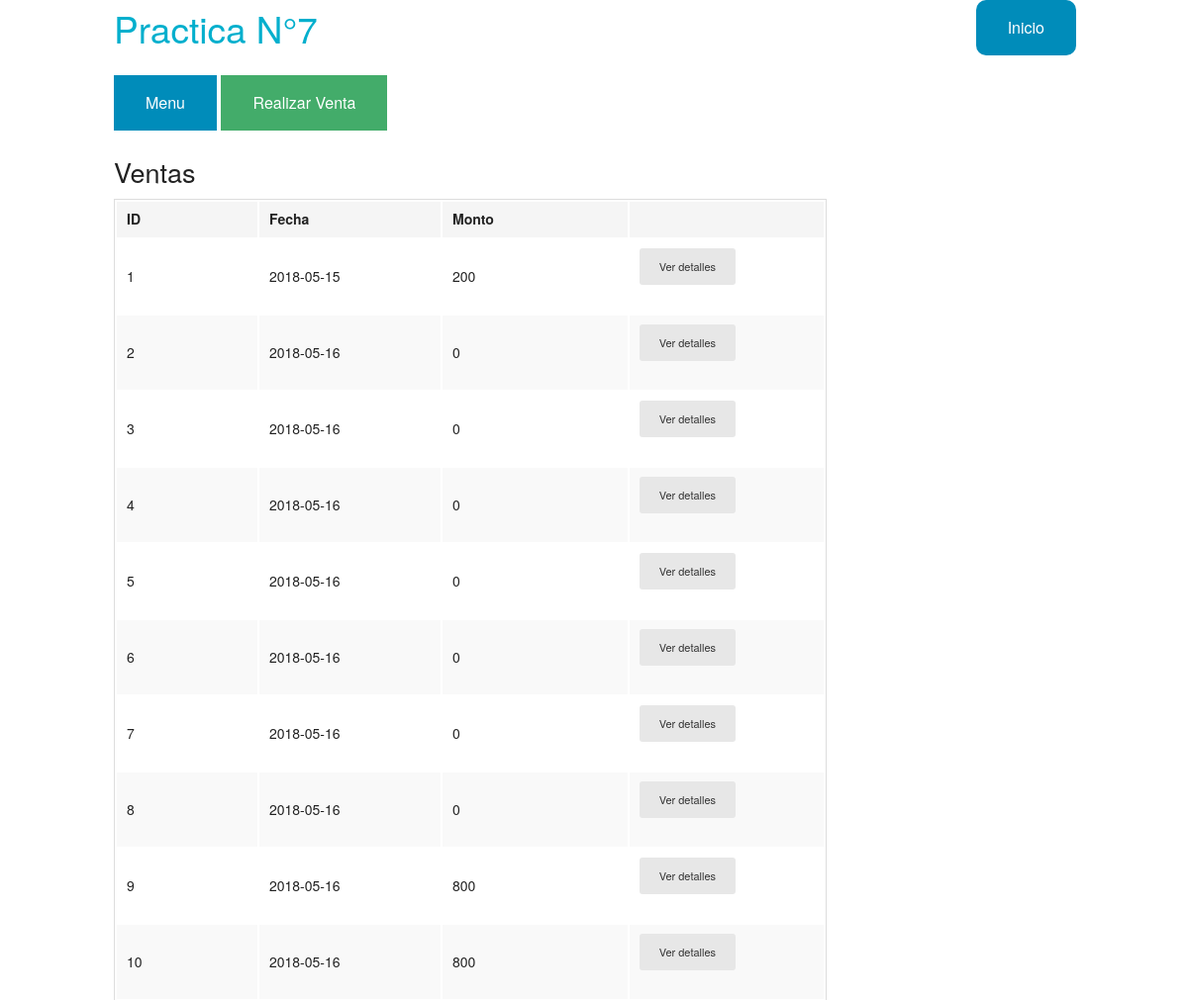
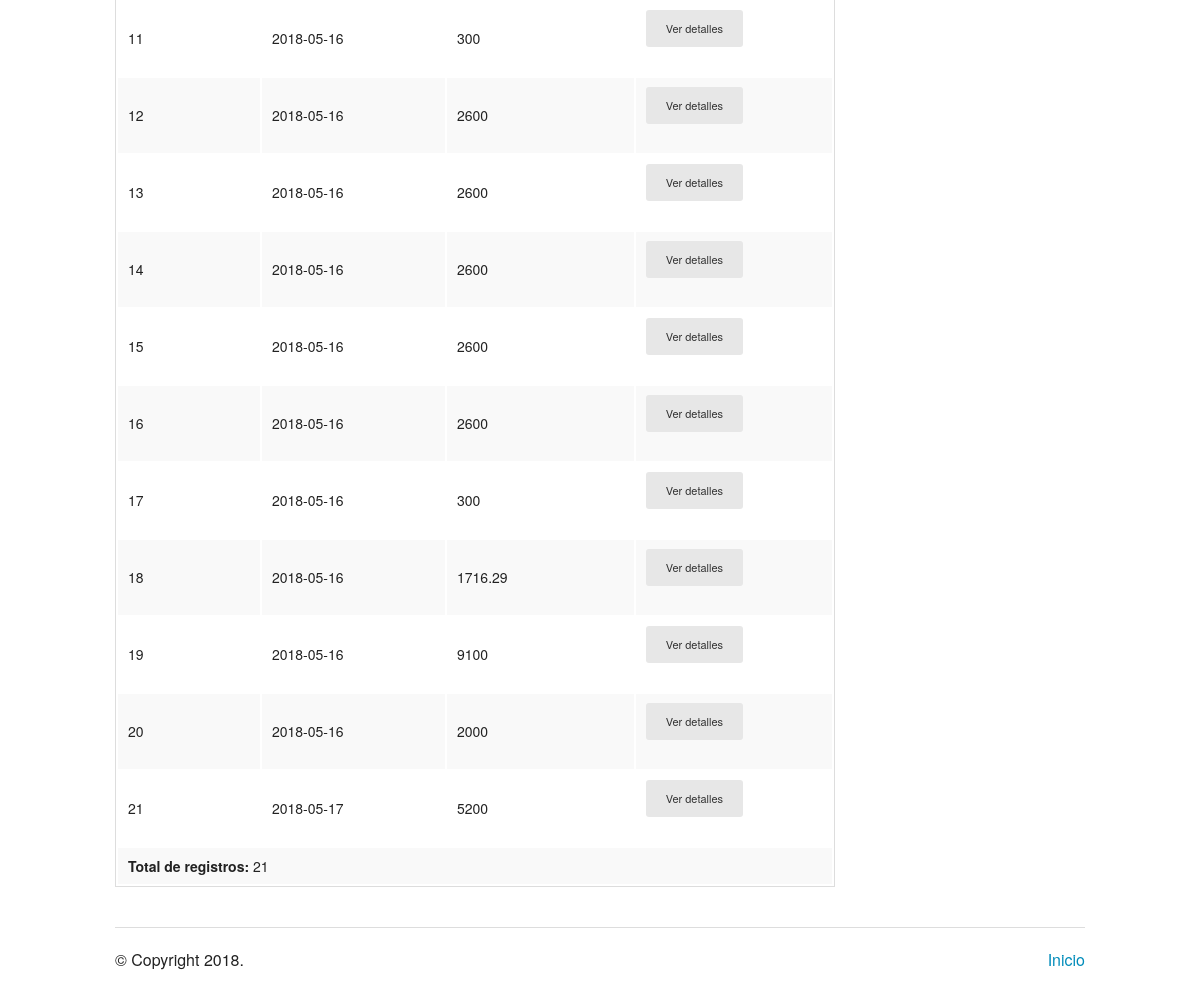
Page /ventas.php on the committed database (2 pictures, top to bottom).
### tables this page shows
CREATE TABLE `venta` (
  `id` int(11) NOT NULL,
  `fecha` date NOT NULL,
  `monto` float NOT NULL
);

### ventas.php (the view, shortened to what this page needs)
<?php
    include_once('utilities.php');
    $query = "SELECT COUNT(*) as ventas FROM venta";
    $statement = $pdo->prepare($query);
    $statement->execute();
    $res = $statement->fetchAll();
    $total_ventas = $res[0]['ventas'];
    $query = "SELECT * FROM venta";
    $statement = $pdo->prepare($query);
    $statement->execute();
    $ventas = $statement->fetchAll();
?>
<!doctype html>
<html class="no-js" lang="en">
    <head>
        <link rel="stylesheet" href="../css/foundation.css" />
    </head>
    <body>
    <?php require_once('header.php'); ?>
        <div class="row">
            <div class="large-9 columns">
                <a href="menu.php" class="button">Menu</a>
                <a href="realizarVenta.php" class="button success">Realizar Venta</a>
                <div class="section-container tabs" data-section>
                    <section class="section">
                        <div class="content" data-slug="panel1">
                <?php
                    if($total_ventas){
                ?>
                           <h3>Ventas</h3>
                            <table>
                                <thead>
                                    <tr>
                                        <th width="200">ID</th>
                                        <th width="250">Fecha</th>
                                        <th width="250">Monto</th>
                                        <th width="250"></th>
                                    </tr>
                                </thead>
                                <tbody>
                            <?php
                                $i=0;
                                while($i<$total_ventas){
                                 $id_venta = $ventas[$i]['id'];
                            ?>
                                    <tr>
                                        <td> <?php echo $ventas[$i]['id'];?> </td>
                                        <td> <?php echo $ventas[$i]['fecha'];?> </td>
                                        <td> <?php echo $ventas[$i]['monto'];?> </td>
                                        <td><a <?php echo "href='detalleVenta.php?id=$id_venta'"; ?> class="button radius tiny secondary">Ver detalles</a></td>
                                    </tr>
                            <?php
                                    $i++;
                                }
                            ?>
                                    <tr>
                                        <td colspan="4"><b>Total de registros: </b><?php echo $i;?></td>
                                    </tr>
                                </tbody>
                            </table>
              <?php
                  }else{
              ?>
              No hay registros
              <?php
                  }
              ?>
                        </div>
                    </section>
                </div>
            </div>
        </div>
    <?php require_once('footer.php'); ?>

### header.php (shortened to what this page needs)
<!doctype html>
<html class="no-js" lang="en">
  <head>
    <link rel="stylesheet" href="./css/foundation.css" />
  </head>
  <body>
<div class="row">
      <div class="large-3 columns">
        <h2 style="color:#03AFCD">Practica N°7</h2>
      </div>
      <div class="large-9 columns">
        <ul class="right button-group">
          <li><a href="./index.php" class="button" style="border-radius:10px">Inicio</a></li>
        </ul>
      </div>
    </div>

### footer.php (shortened to what this page needs)
<footer class="row">
      <div class="large-12 columns">
        <hr/>
        <div class="row">
          <div class="large-6 columns">
            <p>&copy; Copyright <?php echo date('Y'); ?>.</p>
          </div>
          <div class="large-6 columns">
            <ul class="inline-list right">
              <li><a href="./index.php">Inicio</a></li>
            </ul>
          </div>
        </div>
      </div>
    </footer>
  </body>
</html>

### rows in the picture
venta: id "2", fecha "2018-05-16", monto "0"
venta: id "3", fecha "2018-05-16", monto "0"
venta: id "4", fecha "2018-05-16", monto "0"
venta: id "5", fecha "2018-05-16", monto "0"
venta: id "6", fecha "2018-05-16", monto "0"
venta: id "7", fecha "2018-05-16", monto "0"
venta: id "8", fecha "2018-05-16", monto "0"
venta: id "9", fecha "2018-05-16", monto "800"
venta: id "10", fecha "2018-05-16", monto "800"
venta: id "11", fecha "2018-05-16", monto "300"
venta: id "12", fecha "2018-05-16", monto "2600"
venta: id "13", fecha "2018-05-16", monto "2600"
venta: id "14", fecha "2018-05-16", monto "2600"
venta: id "15", fecha "2018-05-16", monto "2600"
venta: id "16", fecha "2018-05-16", monto "2600"
venta: id "17", fecha "2018-05-16", monto "300"
venta: id "18", fecha "2018-05-16", monto "1716.29"
venta: id "19", fecha "2018-05-16", monto "9100"
venta: id "20", fecha "2018-05-16", monto "2000"
venta: id "21", fecha "2018-05-17", monto "5200"

### other values in the picture
$ventas[$i]['id'] "1"
$ventas[$i]['fecha'] "2018-05-15"
$ventas[$i]['monto'] "200"
$i "21"
